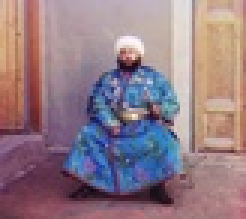
#> input picture datas/image1.jpg, 82 x 73 px, shrunk from 416 x 369 before the run (shown 3 times larger)
$ jupyter execute '37-使用ECC（Enhanced Correlation Coefficient）来校正图像.ipynb'   (shell and % lines are left out)   (older library calls are emulated)
#> lines starting #> are read from the running program, lines starting #| are printed output that depends on the picture
# 使用ECC（Enhanced Correlation Coefficient）来校正图像

[cell 1]
import numpy as np
import cv2
import random
import matplotlib.pyplot as plt

[cell 2]
im1 =  cv2.imread("../datas/image1.jpg");
#> im1 is the input picture: shape (73, 82, 3); mean B, G, R 133.4, 123.9, 146.4
im2 =  cv2.imread("../datas/image2.jpg");
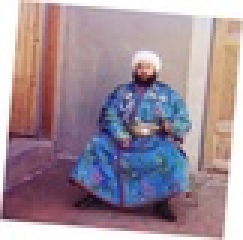
#> input picture datas/image2.jpg, 81 x 80 px, shrunk from 412 x 407 before the run (shown 3 times larger)
#> im2 is the input picture: shape (80, 81, 3); mean B, G, R 153.1, 142.2, 160.2

# Convert images to grayscale
im1_gray = cv2.cvtColor(im1,cv2.COLOR_BGR2GRAY)
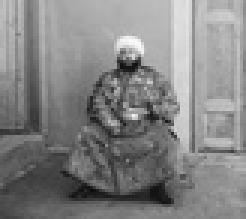
#> im1_gray: shape (73, 82) (shown 3 times larger); min 11, max 248, mean 131.7
im2_gray = cv2.cvtColor(im2,cv2.COLOR_BGR2GRAY)
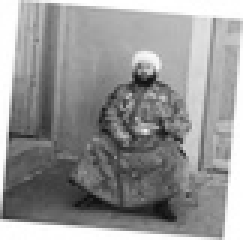
#> im2_gray: shape (80, 81) (shown 3 times larger); min 14, max 255, mean 148.8

[cell 3]
# Find size of image1
sz = im1.shape
#> sz = (73, 82, 3)

# Define the motion model
warp_mode = cv2.MOTION_TRANSLATION

# Define 2x3 or 3x3 matrices and initialize the matrix to identity
if warp_mode == cv2.MOTION_HOMOGRAPHY :
    warp_matrix = np.eye(3, 3, dtype=np.float32)
else :
    warp_matrix = np.eye(2, 3, dtype=np.float32)

# Specify the number of iterations.
number_of_iterations = 5000;

# Specify the threshold of the increment
# in the correlation coefficient between two iterations
termination_eps = 1e-10;

# Define termination criteria
criteria = (cv2.TERM_CRITERIA_EPS | cv2.TERM_CRITERIA_COUNT, number_of_iterations,  termination_eps)

# Run the ECC algorithm. The results are stored in warp_matrix.
(cc, warp_matrix) = cv2.findTransformECC (im1_gray,im2_gray,warp_matrix, warp_mode, criteria)
#> cc = 0.853; warp_matrix = [[1, 0, 3.41], [0, 1, 2.77]]

if warp_mode == cv2.MOTION_HOMOGRAPHY :
    # Use warpPerspective for Homography
    im2_aligned = cv2.warpPerspective (im2, warp_matrix, (sz[1],sz[0]), flags=cv2.INTER_LINEAR + cv2.WARP_INVERSE_MAP)
else :
    # Use warpAffine for Translation, Euclidean and Affine
    im2_aligned = cv2.warpAffine(im2, warp_matrix, (sz[1],sz[0]), flags=cv2.INTER_LINEAR + cv2.WARP_INVERSE_MAP)
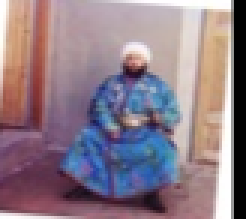
#> im2_aligned: shape (73, 82, 3) (shown 3 times larger); mean B, G, R 135.4, 124, 142
plt.imshow(cv2.cvtColor(im2_aligned,cv2.COLOR_BGR2RGB))

[cell 4]
def get_gradient(im) :
    # Calculate the x and y gradients using Sobel operator
    grad_x = cv2.Sobel(im,cv2.CV_32F,1,0,ksize=3)
    grad_y = cv2.Sobel(im,cv2.CV_32F,0,1,ksize=3)

    # Combine the two gradients
    grad = cv2.addWeighted(np.absolute(grad_x), 0.5, np.absolute(grad_y), 0.5, 0)
    return grad

[cell 5]
im =  cv2.imread("../datas/emir.jpg", cv2.IMREAD_GRAYSCALE);
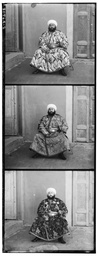
#> input picture datas/emir.jpg, 98 x 256 px, shrunk from 500 x 1300 before the run
#> im is the input picture: shape (256, 98); min 0, max 255, mean 136.3

# Find the width and height of the color image
sz = im.shape
#> sz = (256, 98)

height = int(sz[0] / 3);
#> height = 85
width = sz[1]
#> width = 98

# Extract the three channels from the gray scale image
# and merge the three channels into one color image
im_color = np.zeros((height,width,3), dtype=np.uint8 )
for i in range(0,3) :
    im_color[:,:,i] = im[ i * height:(i+1) * height,:]
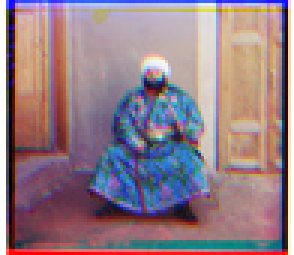
#> im_color: shape (85, 98, 3) (shown 3 times larger); mean of channels 0, 1, 2 135.1, 124.9, 147.7; drawn as B, G, R
# Allocate space for aligned image
im_aligned = np.zeros((height,width,3), dtype=np.uint8 )

# The blue and green channels will be aligned to the red channel.
# So copy the red channel
im_aligned[:,:,2] = im_color[:,:,2]

# Define motion model
warp_mode = cv2.MOTION_HOMOGRAPHY

# Set the warp matrix to identity.
if warp_mode == cv2.MOTION_HOMOGRAPHY :
        warp_matrix = np.eye(3, 3, dtype=np.float32)
else :
        warp_matrix = np.eye(2, 3, dtype=np.float32)
# Set the stopping criteria for the algorithm.
criteria = (cv2.TERM_CRITERIA_EPS | cv2.TERM_CRITERIA_COUNT, 5000,  1e-10)

# Warp the blue and green channels to the red channel
for i in range(0,2) :
    (cc, warp_matrix) = cv2.findTransformECC (get_gradient(im_color[:,:,2]), get_gradient(im_color[:,:,i]),warp_matrix, warp_mode, criteria)

    if warp_mode == cv2.MOTION_HOMOGRAPHY :
        # Use Perspective warp when the transformation is a Homography
        im_aligned[:,:,i] = cv2.warpPerspective (im_color[:,:,i], warp_matrix, (width,height), flags=cv2.INTER_LINEAR + cv2.WARP_INVERSE_MAP)
    else :
            # Use Affine warp when the transformation is not a Homography
        im_aligned[:,:,i] = cv2.warpAffine(im_color[:,:,i], warp_matrix, (width, height), flags=cv2.INTER_LINEAR + cv2.WARP_INVERSE_MAP);
#> this loop made 2 passes
#> cc on passes 1 to 2: 0.836, 0.917
#> pass 1, in get_gradient, `grad_y = cv2.Sobel(im,cv2.CV_32F,0,1,ksize=3)`:
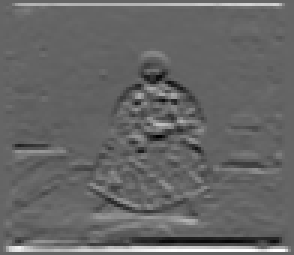
#> grad_y: shape (85, 98) float32 (shown 3 times larger); min -668, max 1020, mean 10.4; drawn with min black and max white
#> pass 1, in get_gradient, `grad = cv2.addWeighted(np.absolute(grad_x), 0.5, np.absolute(grad_y), ..`:
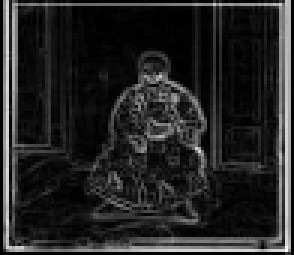
#> grad: shape (85, 98) float32 (shown 3 times larger); min 0, max 616, mean 89.7; drawn with min black and max white
#> pass 1, in get_gradient (call 2), `grad_x = cv2.Sobel(im,cv2.CV_32F,1,0,ksize=3)`:
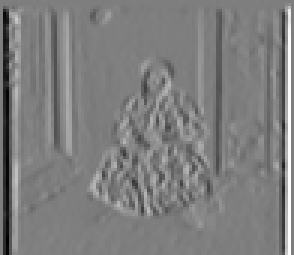
#> grad_x: shape (85, 98) float32 (shown 3 times larger); min -1005, max 1020, mean -2.6; drawn with min black and max white
#> after the loop:
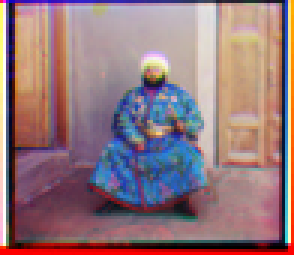
#> im_aligned: shape (85, 98, 3) (shown 3 times larger); mean of channels 0, 1, 2 124.3, 118.8, 147.7; drawn as B, G, R
plt.imshow(im_aligned)
